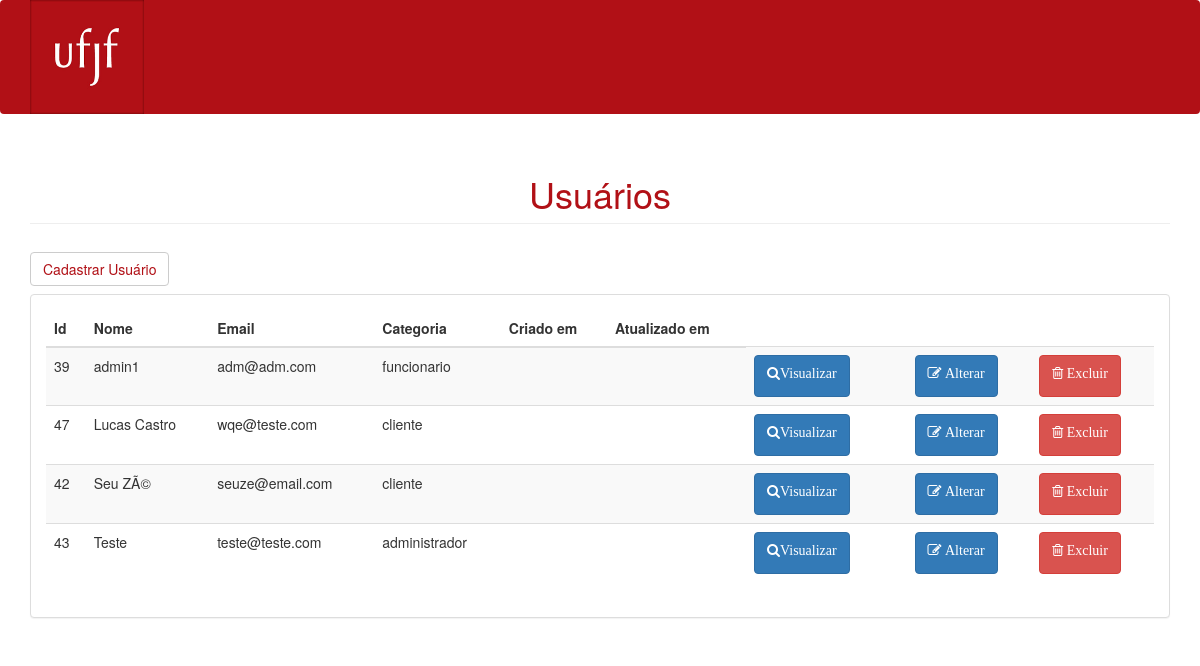
Page /views/usuarios/lista-usuarios.php (signed in) on the committed database.
### tables this page shows
CREATE TABLE `usuarios` (
  `id` int(10) UNSIGNED NOT NULL,
  `nome` varchar(191) NOT NULL,
  `email` varchar(191) NOT NULL,
  `senha` varchar(191) NOT NULL,
  `categoria` enum('cliente','administrador','gerente','funcionario') NOT NULL,
  `remember_token` varchar(100) DEFAULT NULL,
  `created_at` timestamp NULL DEFAULT NULL,
  `updated_at` timestamp NULL DEFAULT NULL,
  `cidade` varchar(191) NOT NULL,
  `estado` varchar(191) NOT NULL
);

### includes/functions.php (called while the page is built, shortened)
<?php
function listaUsuarios($connect) {
	$usuarios = array();
	$result = mysqli_query($connect, "select id, nome, email, categoria, created_at, updated_at from usuarios order by nome asc");
	while($usuario = mysqli_fetch_assoc($result)) {
		array_push($usuarios, $usuario);
	}
	return $usuarios;
}

### views/usuarios/lista-usuarios.php (the view, shortened to what this page needs)
<?php include("../UserHeader.php");
include("../../includes/connect.php");
include("../../includes/functions.php");
include("../menu.php");
$usuarios = listaUsuarios($connect);
?>
<div class="container">
	<h1 style="color:#b11016" class="page-header">Usuários</h1>
	<a href="cadastro-usuario.php"><button style="background-color: #fff; color: #b11016" type="button" class="btn btn-default navbar-btn">Cadastrar Usuário</button></a>
	<div class="row">
	    <div class="col-md-12">
	        <div class="panel panel-default">
	            <div class="panel-body">
	                <div class="table-responsive">
	                    <table class="table table-striped">
	                        <thead>
	                            <tr>
	                                <th>Id</th>
	                                <th>Nome</th>
	                                <th>Email</th>
	                                <th>Categoria</th>
	                                <th>Criado em</th>
	                                <th>Atualizado em</th>
	                            </tr>
	                        </thead>
	                        <tbody>
	                        <?php foreach($usuarios as $usuario) :?>
	                            <tr>
	                            	<td><?=$usuario['id']?></td>
	                            	<td><?=$usuario['nome']?></td>
	                            	<td><?=$usuario['email']?></td>
	                            	<td><?=$usuario['categoria']?></td>
	                            	<td><?=$usuario['created_at']?></td>
	                            	<td><?=$usuario['updated_at']?></td>
									<td>
	                            		<form action="visualizar-usuario.php" method="get">
	                            			<button class="btn btn-primary"><p class="fa fa-search">Visualizar</p></button></td>
	                            	<td>
	                            	<td>
	                            		<form action="alterar-usuario.php" method="get">
	                            			<button class="btn btn-primary"><p class="fa fa-edit"> Alterar</p></button></td>
	                            	<td>
	                            		<form action="../../controllers/usuarios/excluir-usuario.php" method="post">
	                            			<button class="btn btn-danger"><p class="fa fa-trash-o"> Excluir</p></button>
	                            		</form>
	                            	</td>
	                            </tr>
	                        <?php endforeach ?>
	                        </tbody>
	                    </table>
	                </div>
	            </div>
	        </div>
	    </div>
	</div>
</div>

### views/UserHeader.php (shortened to what this page needs)
<!DOCTYPE html>
<html>
	<head>
	    <link href="../../css/bootstrap.css" rel="stylesheet">
	    <link href="../../css/plugins/metisMenu/metisMenu.min.css" rel="stylesheet">
	    <link href="../../css/sb-admin-2.css" rel="stylesheet">
	    <link href="../../css/font-awesome/css/font-awesome.min.css" rel="stylesheet" type="text/css">
	    <link rel="stylesheet" type="text/css" href="../../css/style.css">
	</head>
	<body>

### views/menu.php (shortened to what this page needs)
<header>
    <nav style="background-color: #b11016;" class="navbar navbar-default">
        <div class="container">
            <a href="home.php"><img style="width:10%; height: 10%;" class="img-responsive logo" src="../../css/img/logo.png"
                                    alt="logo"></a>
        </div>
    </nav>
</header>

### css/sb-admin-2.css (style rules this page uses)
body { background-color: #f8f8f8; }

### css/style.css (style rules this page uses)
.page-header { text-align: center; }
.logo { float: left; width: 10%; height: 10%; }
body { background-color: #fff; }
.navbar { background-color: #b11016; border: 0; clear: both; }
.navbar-btn { background-color: #fff; }

### rows in the picture
usuarios: id "39", nome "admin1", email "adm@adm.com", categoria "funcionario"
usuarios: id "47", nome "Lucas Castro", email "wqe@teste.com", categoria "cliente"
usuarios: id "42", nome "Seu ZÃ©", email "seuze@email.com", categoria "cliente"
usuarios: id "43", nome "Teste", email "teste@teste.com", categoria "administrador"
